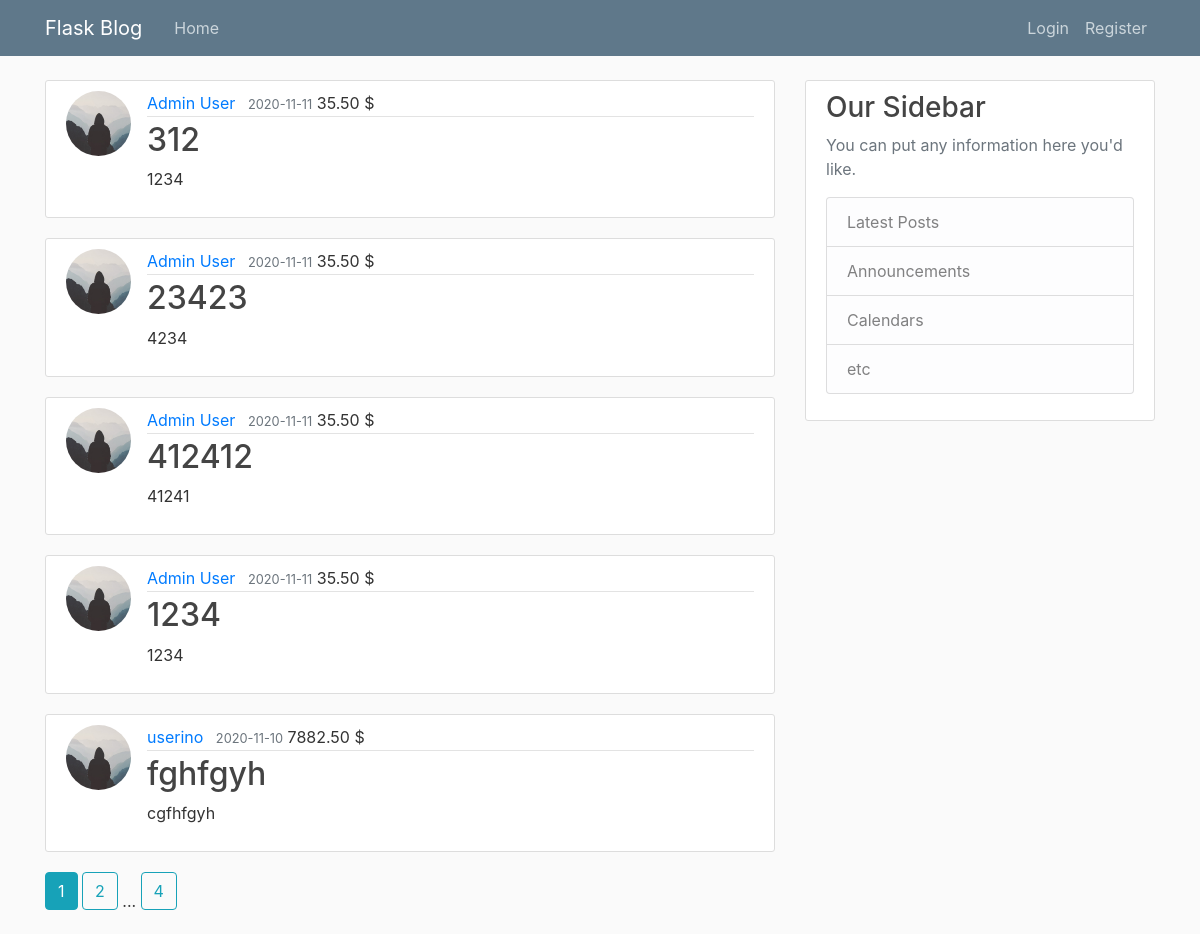
Page /home on the earlier database version.
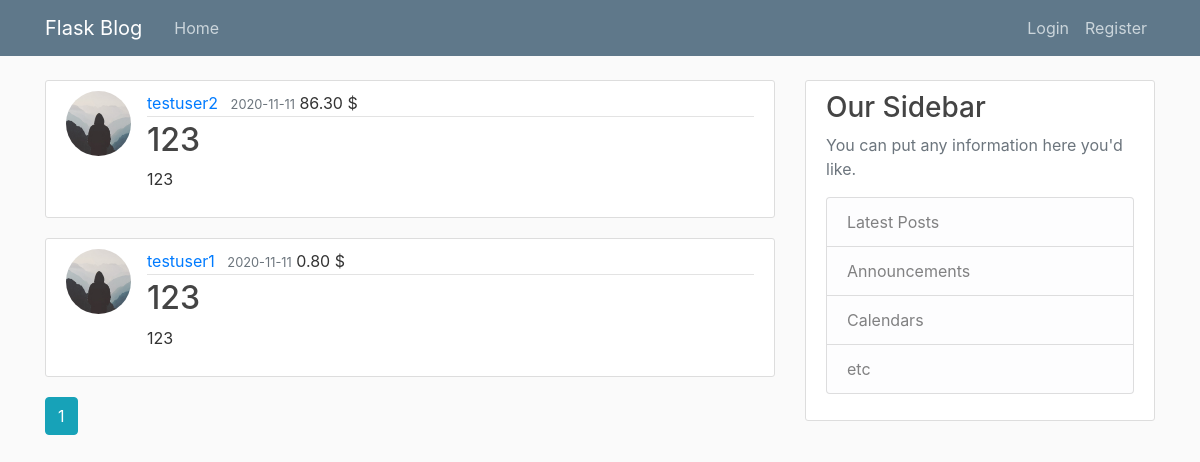
Same page on the later database version.
### flaskblog/models.py (models this page shows, shortened)
class Post(db.Model):
    id = db.Column(db.Integer, primary_key=True)
    title = db.Column(db.String(100), nullable=False)
    date_posted = db.Column(db.DateTime, nullable=False, default=datetime.utcnow)
    content = db.Column(db.Text, nullable=False)
    user_id = db.Column(db.Integer, db.ForeignKey('user.id'), nullable=False)

class User(db.Model, UserMixin):
    id = db.Column(db.Integer, primary_key=True)
    username = db.Column(db.String(20), unique=True, nullable=False)
    email = db.Column(db.String(120), unique=True, nullable=False)
    image_file = db.Column(db.String(20), nullable=False, default='default.jpg')
    password = db.Column(db.String(60), nullable=False)
    posts = db.relationship('Post', backref='author', lazy=True)
    is_staff = db.Column(db.Boolean, default=False,nullable=True)
    curr_bal = db.Column(db.Float(precision=2,asdecimal=True,decimal_return_scale=2),default='22')

### flaskblog/routes.py (the view)
@app.route("/")
@app.route("/home")
def home():
    page = request.args.get('page', 1, type=int)
    posts = Post.query.order_by(Post.date_posted.desc()).paginate(page=page, per_page=5)
    return render_template('home.html', posts=posts)

### flaskblog/templates/home.html
{% extends "layout.html" %}
{% block content %}
    {% for post in posts.items %}
        <article class="media content-section">
          <img class="rounded-circle article-img" src="{{ url_for('static', filename='profile_pics/' + post.author.image_file) }}">
          <div class="media-body">
            <div class="article-metadata">
              <a class="mr-2" href="{{ url_for('user_posts', username=post.author.username) }}">{{ post.author.username }}</a>
              <small class="text-muted">{{ post.date_posted.strftime('%Y-%m-%d') }}</small> {{ post.author.curr_bal }} $
            </div>
            <h2><a class="article-title" href="{{ url_for('post', post_id=post.id) }}">{{ post.title }}</a></h2>
            <p class="article-content">{{ post.content }}</p>
          </div>
        </article>
    {% endfor %}
    {% for page_num in posts.iter_pages(left_edge=1, right_edge=1, left_current=1, right_current=2) %}
      {% if page_num %}
        {% if posts.page == page_num %}
          <a class="btn btn-info mb-4" href="{{ url_for('home', page=page_num) }}">{{ page_num }}</a>
        {% else %}
          <a class="btn btn-outline-info mb-4" href="{{ url_for('home', page=page_num) }}">{{ page_num }}</a>
        {% endif %}
      {% else %}
        ...
      {% endif %}
    {% endfor %}
{% endblock content %}

### flaskblog/templates/layout.html (shortened to what this page needs)
<!DOCTYPE html>
<html>
<head>
    <link rel="stylesheet" href="{{ url_for('static', filename='bootstrap.min.css') }}">
    <link rel="stylesheet" type="text/css" href="{{ url_for('static', filename='main.css') }}">
</head>
<body>
    <header class="site-header">
      <nav class="navbar navbar-expand-md navbar-dark bg-steel fixed-top">
        <div class="container">
          <a class="navbar-brand mr-4" href="/">Flask Blog {{ current_user.username }}</a>
          <div class="collapse navbar-collapse" id="navbarToggle">
            <div class="navbar-nav mr-auto">
              <a class="nav-item nav-link" href="{{ url_for('home') }}">Home</a>
            </div>
            <div class="navbar-nav">
              {% if current_user.is_authenticated %}
                <a class="nav-item nav-link" href="{{ url_for('new_post') }}">New Post</a>
                <a class="nav-item nav-link" href="{{ url_for('account') }}">Account</a>
                <a class="nav-item nav-link" href="{{ url_for('logout') }}">Logout</a>
                {% if current_user.is_staff %}
                <a class="nav-item nav-link" href=""> You are Admin </a>
            {% endif %}
                <a class="nav-item nav-link" href="">{{ current_user.curr_bal }}$ </a>
              {% else %}
                <a class="nav-item nav-link" href="{{ url_for('login') }}">Login</a>
                <a class="nav-item nav-link" href="{{ url_for('register') }}">Register</a>
              {% endif %}
            </div>
          </div>
        </div>
      </nav>
    </header>
    <main role="main" class="container">
      <div class="row">
        <div class="col-md-8">
          {% block content %}{% endblock %}
        </div>
        <div class="col-md-4">
          <div class="content-section">
            <h3>Our Sidebar</h3>
            <p class='text-muted'>You can put any information here you'd like.
              <ul class="list-group">
                <li class="list-group-item list-group-item-light">Latest Posts</li>
                <li class="list-group-item list-group-item-light">Announcements</li>
                <li class="list-group-item list-group-item-light">Calendars</li>
                <li class="list-group-item list-group-item-light">etc</li>
              </ul>
            </p>
          </div>
        </div>
      </div>
    </main>
</body>
</html>

### flaskblog/static/main.css (style rules this page uses)
body { background: #fafafa; color: #333333; margin-top: 5rem; }
h1, h2, h3, h4, h5, h6 { color: #444444; }
.bg-steel { background-color: #5f788a; }
.site-header .navbar-nav .nav-link { color: #cbd5db; }
.content-section { background: #ffffff; padding: 10px 20px; border: 1px solid #dddddd; border-radius: 3px; margin-bottom: 20px; }
.article-title { color: #444444; }
.article-content { white-space: pre-line; }
.article-img { height: 65px; width: 65px; margin-right: 16px; }
.article-metadata { padding-bottom: 1px; margin-bottom: 4px; border-bottom: 1px solid #e3e3e3 }

Differences in the rows shown:
removed Post: image_file (placeholder picture), author.username "Admin User", date_posted "2020-11-11", author.curr_bal "35.50", title "312", content "1234"
removed Post: image_file (placeholder picture), author.username "Admin User", date_posted "2020-11-11", author.curr_bal "35.50", title "23423", content "4234"
removed Post: image_file (placeholder picture), author.username "Admin User", date_posted "2020-11-11", author.curr_bal "35.50", title "412412", content "41241"
removed Post: image_file (placeholder picture), author.username "Admin User", date_posted "2020-11-11", author.curr_bal "35.50", title "1234", content "1234"
removed Post: image_file (placeholder picture), author.username "userino", date_posted "2020-11-10", author.curr_bal "7882.50", title "fghfgyh", content "cgfhfgyh"
now on this page (row edited): Post: image_file (placeholder picture), author.username "testuser2", date_posted "2020-11-11", author.curr_bal "86.30", title "123", content "123"
now on this page (row edited): Post: image_file (placeholder picture), author.username "testuser1", date_posted "2020-11-11", author.curr_bal "0.80", title "123", content "123"
Other differences:
list line gone: "2"
list line gone: "4"
